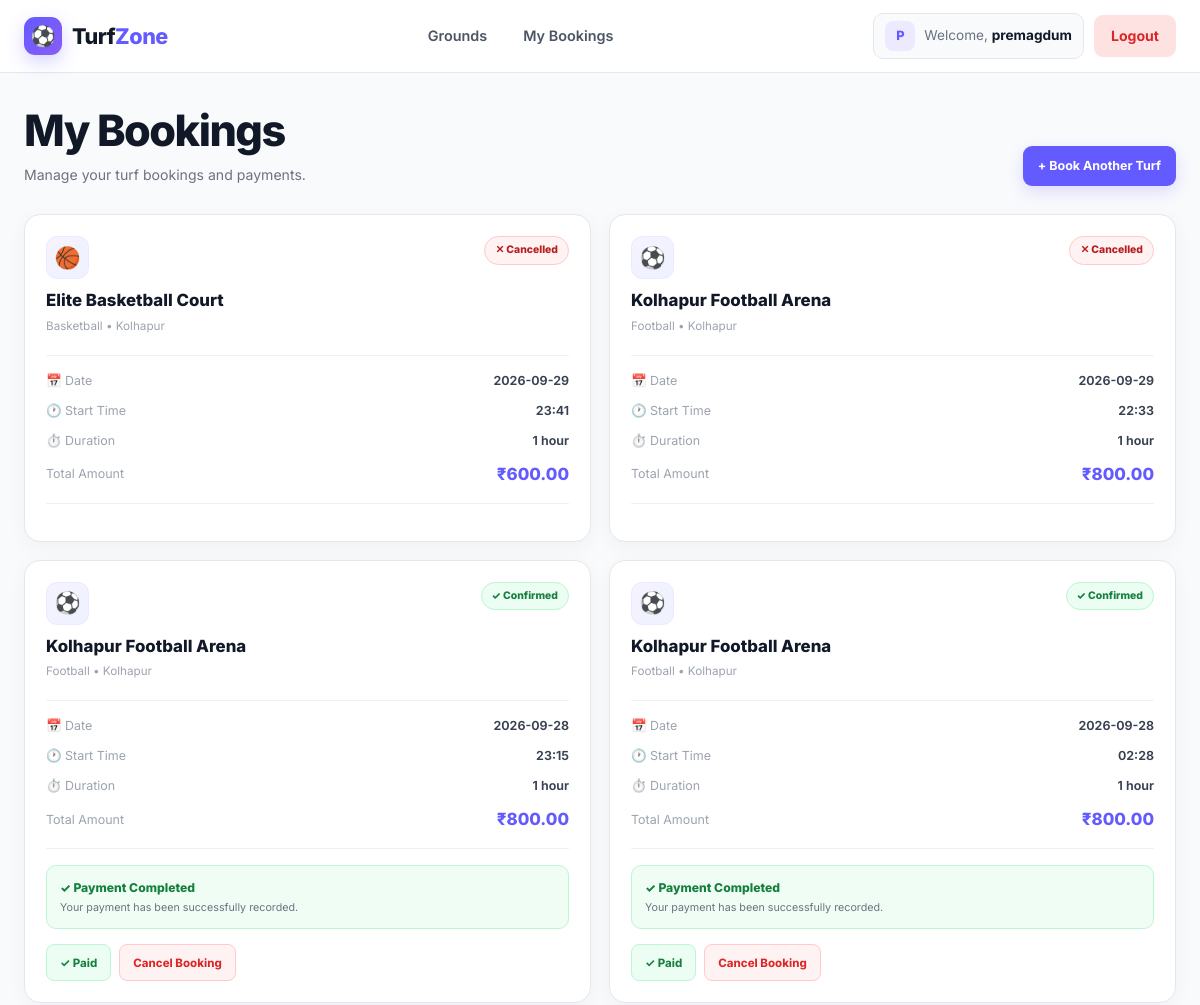
/my-bookings (signed in, upper part), run on an earlier commit of the app's database.
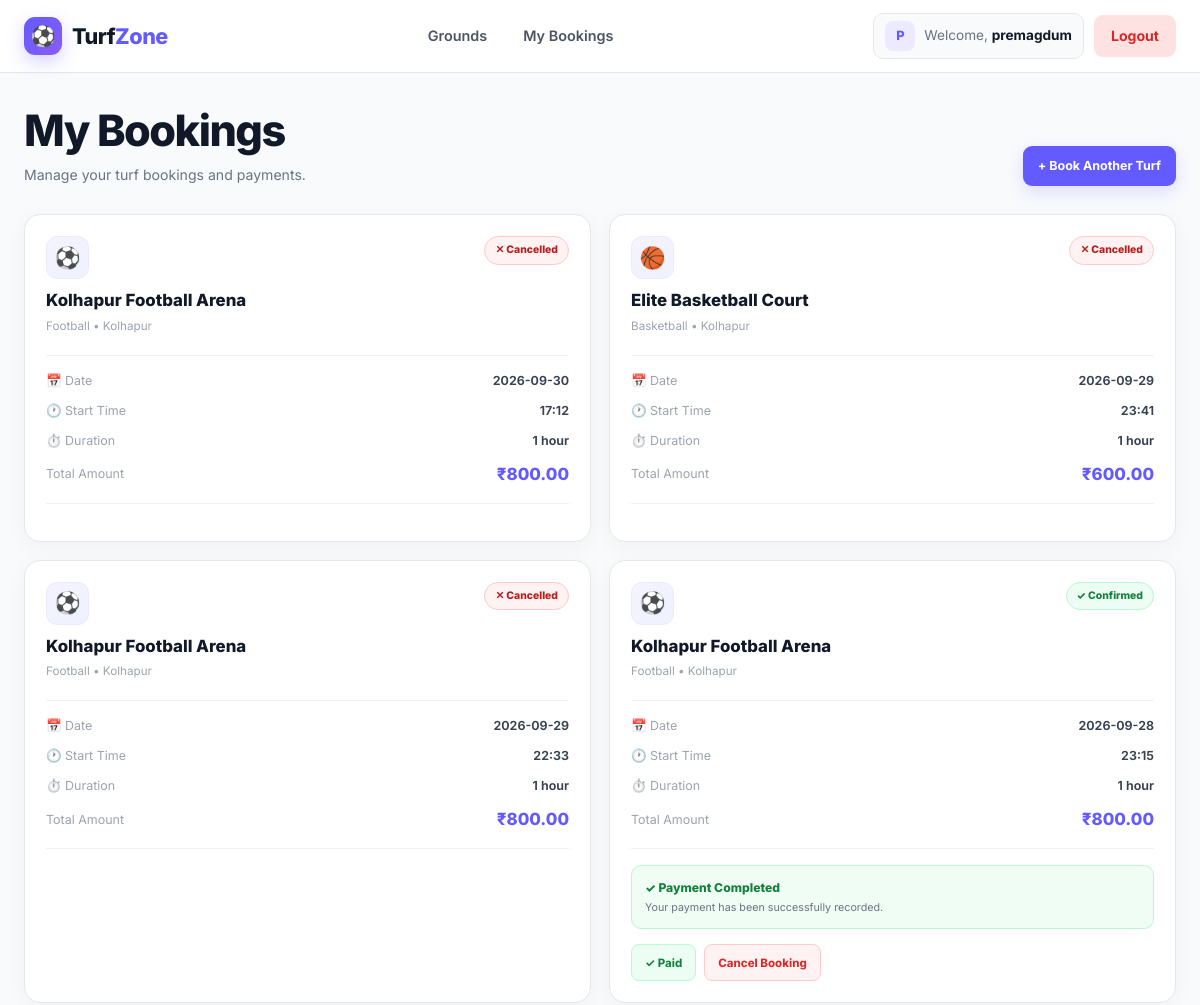
And on a later commit of the database.
### tables this page shows
CREATE TABLE bookings (
            id INTEGER PRIMARY KEY AUTOINCREMENT,
            user_id INTEGER NOT NULL,
            turf_id INTEGER NOT NULL,
            booking_date TEXT NOT NULL,
            start_time TEXT NOT NULL,
            duration INTEGER DEFAULT 1,
            total_price REAL NOT NULL,
            status TEXT DEFAULT 'Confirmed',
            created_at TEXT DEFAULT CURRENT_TIMESTAMP, payment_status TEXT DEFAULT 'Pending',

            FOREIGN KEY(user_id) REFERENCES users(id),
            FOREIGN KEY(turf_id) REFERENCES turfs(id)
        );

CREATE TABLE turfs (
            id INTEGER PRIMARY KEY AUTOINCREMENT,
            name TEXT NOT NULL,
            location TEXT NOT NULL,
            sport_type TEXT NOT NULL,
            price_per_hour REAL NOT NULL,
            description TEXT DEFAULT '',
            created_at TEXT DEFAULT CURRENT_TIMESTAMP
        );

### app.py (the view)
@app.route("/my-bookings")
@login_required
def my_bookings():
    conn = get_db()
    bookings = conn.execute("""
        SELECT

            bookings.*,

            turfs.name AS turf_name,

            turfs.location,

            turfs.sport_type

        FROM bookings

        JOIN turfs
            ON bookings.turf_id = turfs.id

        WHERE bookings.user_id = ?

        ORDER BY
            bookings.booking_date DESC,
            bookings.start_time DESC
    """, (
        session["user_id"],
    )).fetchall()
    conn.close()
    return render_template(
        "my_bookings.html",
        bookings=bookings
    )

### app.py (called while the page is built, shortened)
def get_db():
    conn = sqlite3.connect(DATABASE)
    conn.row_factory = sqlite3.Row
    return conn

@app.context_processor
def inject_current_user():
    user = None
    if "user_id" in session:
        conn = get_db()
        user = conn.execute("""
            SELECT *
            FROM users
            WHERE id = ?
        """, (
            session["user_id"],
        )).fetchone()
        conn.close()
    return {
        "current_user": CurrentUser(user)
    }

def login_required(f):
    @wraps(f)
    def decorated_function(*args, **kwargs):
        return f(*args, **kwargs)
    return decorated_function

    @property
    def is_authenticated(self):
        return self.user is not None

    @property
    def username(self):
        return self.user["username"] if self.user else None

### templates/my_bookings.html (shortened to what the changed rows need)
{% extends "base.html" %}
{% block content %}
<div class="bookings-page">
    <div class="bookings-header">
        <div class="header-content">
            <h1>
                My Bookings
            </h1>
        </div>
    </div>
    {% if bookings %}
        <div class="booking-grid">
            {% for b in bookings %}
                <div class="booking-card">
                    <div class="booking-top">
                        <div class="turf-info">
                            <div class="turf-icon">
                                {% if b.sport_type == "Football" %}
                                    ⚽
                                {% elif b.sport_type == "Cricket" %}
                                    🏏
                                {% elif b.sport_type == "Badminton" %}
                                    🏸
                                {% elif b.sport_type == "Tennis" %}
                                    🎾
                                {% elif b.sport_type == "Basketball" %}
                                    🏀
                                {% elif b.sport_type == "Volleyball" %}
                                    🏐
                                {% elif b.sport_type == "Hockey" %}
                                    🏑
                                {% else %}
                                    🏟️
                                {% endif %}
                            </div>
                            <h2>
                                {{ b.turf_name }}
                            </h2>
                            <div class="sport">
                                {{ b.sport_type }}
                                •
                                {{ b.location }}
                            </div>
                        </div>
                        {% if b.status == "Confirmed" %}
                            <span class="status status-confirmed">
                                ✓ Confirmed
                            </span>
                        {% elif b.status == "Pending" %}
                            <span class="status status-pending">
                                ⏳ Pending
                            </span>
                        {% elif b.status == "Cancelled" %}
                            <span class="status status-cancelled">
                                ✕ Cancelled
                            </span>
                        {% endif %}
                    </div>
                    <div class="booking-info">
                        <div class="info-row">
                            <span class="info-label">
                                📅 Date
                            </span>
                            <span class="info-value">
                                {{ b.booking_date }}
                            </span>
                        </div>
                        <div class="info-row">
                            <span class="info-label">
                                🕐 Start Time
                            </span>
                            <span class="info-value">
                                {{ b.start_time }}
                            </span>
                        </div>
                        <div class="info-row">
                            <span class="info-label">
                                ⏱️ Duration
                            </span>
                            <span class="info-value">
                                {{ b.duration }}
                                hour{% if b.duration != 1 %}s{% endif %}
                            </span>
                        </div>
                        <div class="info-row">
                            <span class="info-label">
                                Total Amount
                            </span>
                            <span class="info-value price">
                                ₹{{ "%.2f"|format(b.total_price) }}
                            </span>
                        </div>
                    </div>
                    {% if b.status != "Cancelled" %}
                        {% if b.payment_status == "Pending" %}
                            <div class="payment-box payment-pending">
                                <div class="payment-title">
                                    💳 Payment Pending
                                </div>
                                <div class="payment-text">
                                    Complete payment to confirm
                                    your turf booking.
                                </div>
                            </div>
                        {% elif b.payment_status == "Completed" %}
                            <div class="payment-box payment-completed">
                                <div class="payment-title">
                                    ✓ Payment Completed
                                </div>
                                <div class="payment-text">
                                    Your payment has been
                                    successfully recorded.
                                </div>
                            </div>
                        {% endif %}
                    {% endif %}
                    <div class="actions">
                        {% if b.status != "Cancelled" %}
                            {% if b.payment_status == "Pending" %}
                                <a
                                    href="{{ url_for(
                                        'initiate_payment',
                                        booking_id=b.id
                                    ) }}"
                                    class="btn-action btn-pay"
                                >
                                    💳 Pay Now
                                </a>
                            {% elif b.payment_status == "Completed" %}
                                <span
                                    class="btn-action btn-success"
                                >
                                    ✓ Paid
                                </span>
                            {% endif %}
                            <form
                                method="POST"
                                action="{{ url_for(
                                    'cancel_booking',
                                    booking_id=b.id
                                ) }}"
                                class="cancel-form"
                                onsubmit="
                                    return confirm(
                                        'Are you sure you want to cancel this booking?'
                                    );
                                "
                            >
                                <button
                                    type="submit"
                                    class="btn-action btn-cancel"
                                >
                                    Cancel Booking
                                </button>
                            </form>
                        {% endif %}
                    </div>
                </div>
            {% endfor %}
        </div>
    {% endif %}
</div>
{% endblock %}

What changed in the data, as far as the page shows it:
no longer on this page (row unchanged): bookings: turf_name "Kolhapur Football Arena", sport_type "Football", location "Kolhapur", status "✓ Confirmed", booking_date "2026-09-28", start_time "02:28", duration "1", total_price "800.00", shows "Your payment has been successfully recorded.", payment_status "✓ Paid"
added bookings: turf_name "Kolhapur Football Arena", sport_type "Football", location "Kolhapur", status "✕ Cancelled", booking_date "2026-09-30", start_time "17:12", duration "1", total_price "800.00"
